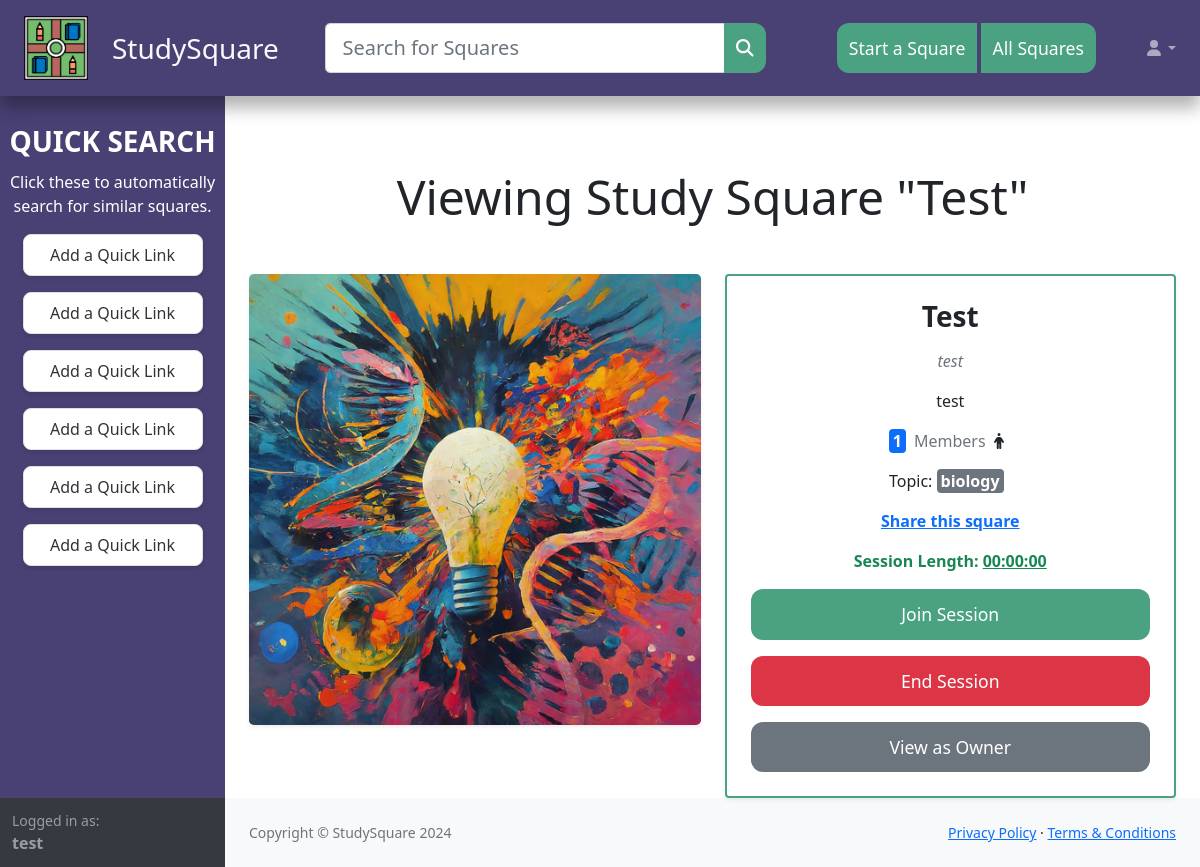
The page /square/FIVZBJ (signed in) on the database its author committed.
### tables this page shows
CREATE TABLE 'squares' (
                'id' varchar(6) NOT NULL UNIQUE,
                'name' varchar(256) NOT NULL,
                'creator' integer NOT NULL,
                'create_date' datetime NOT NULL DEFAULT(0),
                'preview' varchar(200),
                'description' varchar(1000),
                'public' boolean NOT NULL DEFAULT(1),
                'members' integer NOT NULL DEFAULT(1),
                'meeting_code' varchar(64) NOT NULL,
                'image_type' integer NOT NULL,
                'topic' varchar(64) NOT NULL
            );

### views/square.py (the view)
@api.route("/<square_id>")
@login_required
def square(square_id):
    data = db.execute("SELECT * FROM squares WHERE id = :sid", sid=square_id)
    if not data:
        flash("Square not found", "error")
        return redirect("/squares")
    return render_template("square/square.html", data=data[0])

### application.py (called while the page is built)
@app.after_request
def security_policies(response):
    response.headers['Strict-Transport-Security'] = 'max-age=31536000; includeSubDomains'
    response.headers['X-Content-Type-Options'] = 'nosniff'
    response.headers['X-Frame-Options'] = 'SAMEORIGIN'
    response.headers['X-XSS-Protection'] = '1; mode=block'
    return response

### helpers.py (called while the page is built)
def login_required(f):
    @wraps(f)
    def decorated_function(*args, **kwargs):
        if session.get("user_id") is None:
            return redirect("/login?next=" + urllib.parse.quote(request.full_path))
        return f(*args, **kwargs)
    return decorated_function

### templates/square/square.html (shortened to what this page needs)
{% extends "layout.html" %}
{% block main %}
<h1 class="my-5 text-center pt-4 display-5">Viewing Study Square "{{ data.name }}"</h1>
<div class="row g-4">
    <div class="col-xl-6">
        <div class="card shadow-sm border-0">
            <div class="card-img-container position-relative">
                <img src="/static/square{{ data.image_type }}.png" class="card-img-top rounded-3" alt="{{ data.name }}">
            </div>
        </div>
    </div>
    <div class="col-xl-6">
        <div class="card shadow-sm border-2" style="border-color: #4aa280;">
            <div class="card-body p-4">
                <div class="text-center">
                    <h3 class="card-title fw-bold text-dark mb-3">{{ data.name }}</h3>
                    <p id="preview" class="text-muted fst-italic">{{ data.preview }}</p>
                    <p id="desc" class="text-dark">{{ data.description }}</p>
                    <div class="d-flex justify-content-center align-items-center mb-3">
                        <span class="badge bg-primary fs-6 p-1 me-2">{{ data.members }}</span>
                        <span class="text-muted">Members</span>
                        <i class="fas fa-person d-md-inline-block mx-2"></i>
                    </div>
                    <div class="mb-3">
                        Topic:
                        <span class="badge bg-secondary fs-6 p-1 me-2">{{ data.topic }}</span>
                    </div>
                    <a href="#" id="share-link" class="text-primary fw-bold d-block mb-3">Share this square</a>
                    <p class="text-success fw-bold">Session Length: <span id="session-length"><u>00:00:00</u></span></p>
                    <a class="btn btn-primary btn-lg mb-3 w-100" href="https://meet.google.com/{{ data.meeting_code }}">Join Session</a>
                    <button class="btn btn-danger w-100 mb-3">End Session</button>
                    {% if data.creator == session.user_id %}
                        <a class="btn btn-secondary w-100" href="/square/{{ data.id }}/ownerview">View as Owner</a>
                    {% endif %}
                </div>
            </div>
        </div>
    </div>
</div>
{% endblock %}

### templates/layout.html (style rules this page uses)
.btn { border: none; border-radius: 12px; padding: 0.75rem; transition: background-color 0.3s ease, transform 0.2s ease; font-size: 1.1rem; }
.btn-primary { background-color: #4aa280; }

### rows shown on the page
squares: name "Test", preview "test", description "test", members "1", topic "biology"

### other values the page prints
{{ session.username }} "test"
